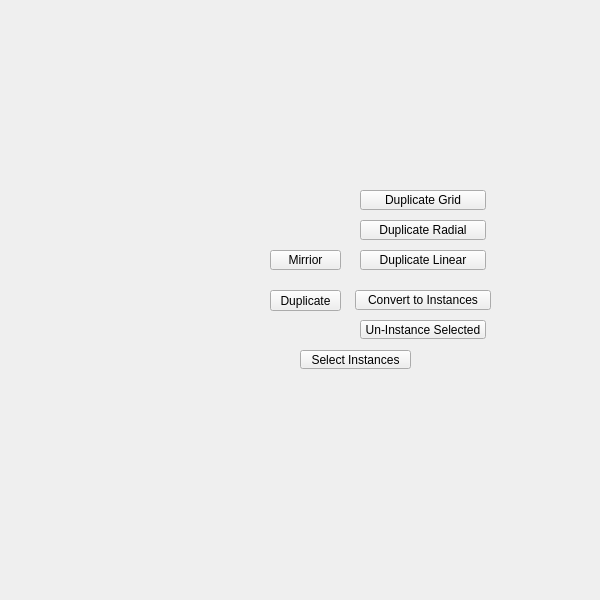
<?xml version="1.0" encoding="UTF-8"?>
<ui version="4.0">
 <class>QtUi</class>
 <widget class="QMainWindow" name="QtUi">
  <property name="enabled">
   <bool>true</bool>
  </property>
  <property name="geometry">
   <rect>
    <x>0</x>
    <y>0</y>
    <width>600</width>
    <height>600</height>
   </rect>
  </property>
  <property name="sizePolicy">
   <sizepolicy hsizetype="Ignored" vsizetype="Ignored">
    <horstretch>0</horstretch>
    <verstretch>0</verstretch>
   </sizepolicy>
  </property>
  <property name="minimumSize">
   <size>
    <width>0</width>
    <height>0</height>
   </size>
  </property>
  <property name="maximumSize">
   <size>
    <width>600</width>
    <height>600</height>
   </size>
  </property>
  <property name="toolButtonStyle">
   <enum>Qt::ToolButtonIconOnly</enum>
  </property>
  <property name="tabShape">
   <enum>QTabWidget::Triangular</enum>
  </property>
  <property name="dockNestingEnabled">
   <bool>true</bool>
  </property>
  <property name="dockOptions">
   <set>QMainWindow::AllowNestedDocks|QMainWindow::AllowTabbedDocks|QMainWindow::AnimatedDocks|QMainWindow::ForceTabbedDocks</set>
  </property>
  <widget class="QWidget" name="widget">
   <property name="sizePolicy">
    <sizepolicy hsizetype="Ignored" vsizetype="Ignored">
     <horstretch>0</horstretch>
     <verstretch>0</verstretch>
    </sizepolicy>
   </property>
   <widget class="QPushButton" name="i025">
    <property name="geometry">
     <rect>
      <x>270</x>
      <y>290</y>
      <width>71</width>
      <height>21</height>
     </rect>
    </property>
    <property name="minimumSize">
     <size>
      <width>0</width>
      <height>21</height>
     </size>
    </property>
    <property name="maximumSize">
     <size>
      <width>16777215</width>
      <height>21</height>
     </size>
    </property>
    <property name="accessibleName">
     <string>duplicate</string>
    </property>
    <property name="text">
     <string>Duplicate</string>
    </property>
   </widget>
   <widget class="PushButton" name="tb001">
    <property name="geometry">
     <rect>
      <x>300</x>
      <y>350</y>
      <width>111</width>
      <height>19</height>
     </rect>
    </property>
    <property name="maximumSize">
     <size>
      <width>999</width>
      <height>19</height>
     </size>
    </property>
    <property name="toolTip">
     <string>&lt;html&gt;&lt;head/&gt;&lt;body&gt;&lt;p&gt;Select objects that are an instance of the current selection.&lt;/p&gt;&lt;p&gt;If no user selection exists, function will select all instanced objects in the scene.&lt;/p&gt;&lt;/body&gt;&lt;/html&gt;</string>
    </property>
    <property name="text">
     <string>Select Instances</string>
    </property>
    <property name="iconSize">
     <size>
      <width>18</width>
      <height>18</height>
     </size>
    </property>
    <property name="autoDefault">
     <bool>false</bool>
    </property>
    <property name="default">
     <bool>false</bool>
    </property>
    <property name="flat">
     <bool>false</bool>
    </property>
    <property name="bnabled" stdset="0">
     <bool>true</bool>
    </property>
   </widget>
   <widget class="QPushButton" name="b005">
    <property name="geometry">
     <rect>
      <x>360</x>
      <y>320</y>
      <width>126</width>
      <height>19</height>
     </rect>
    </property>
    <property name="maximumSize">
     <size>
      <width>999</width>
      <height>19</height>
     </size>
    </property>
    <property name="toolTip">
     <string>Uninstance selected objects. (no selection is needed for 'all' flag)</string>
    </property>
    <property name="text">
     <string>Un-Instance Selected</string>
    </property>
    <property name="iconSize">
     <size>
      <width>18</width>
      <height>18</height>
     </size>
    </property>
    <property name="autoDefault">
     <bool>false</bool>
    </property>
    <property name="default">
     <bool>false</bool>
    </property>
    <property name="flat">
     <bool>false</bool>
    </property>
    <property name="bnabled" stdset="0">
     <bool>true</bool>
    </property>
   </widget>
   <widget class="PushButton" name="tb000">
    <property name="geometry">
     <rect>
      <x>355</x>
      <y>290</y>
      <width>136</width>
      <height>20</height>
     </rect>
    </property>
    <property name="minimumSize">
     <size>
      <width>0</width>
      <height>20</height>
     </size>
    </property>
    <property name="maximumSize">
     <size>
      <width>999</width>
      <height>20</height>
     </size>
    </property>
    <property name="toolTip">
     <string>&lt;html&gt;&lt;head/&gt;&lt;body&gt;&lt;p&gt;The first selected object will be instanced across all other selected objects.&lt;/p&gt;&lt;/body&gt;&lt;/html&gt;</string>
    </property>
    <property name="text">
     <string>Convert to Instances</string>
    </property>
    <property name="iconSize">
     <size>
      <width>18</width>
      <height>18</height>
     </size>
    </property>
    <property name="autoDefault">
     <bool>false</bool>
    </property>
    <property name="default">
     <bool>false</bool>
    </property>
    <property name="flat">
     <bool>false</bool>
    </property>
    <property name="bnabled" stdset="0">
     <bool>true</bool>
    </property>
   </widget>
   <widget class="QPushButton" name="b006">
    <property name="geometry">
     <rect>
      <x>360</x>
      <y>250</y>
      <width>126</width>
      <height>20</height>
     </rect>
    </property>
    <property name="minimumSize">
     <size>
      <width>0</width>
      <height>20</height>
     </size>
    </property>
    <property name="maximumSize">
     <size>
      <width>16777215</width>
      <height>20</height>
     </size>
    </property>
    <property name="toolTip">
     <string>&lt;html&gt;&lt;head/&gt;&lt;body&gt;&lt;p&gt;Duplicate: Create a linear array.&lt;/p&gt;&lt;/body&gt;&lt;/html&gt;</string>
    </property>
    <property name="text">
     <string>Duplicate Linear</string>
    </property>
    <property name="iconSize">
     <size>
      <width>18</width>
      <height>18</height>
     </size>
    </property>
    <property name="autoDefault">
     <bool>false</bool>
    </property>
    <property name="default">
     <bool>false</bool>
    </property>
    <property name="flat">
     <bool>false</bool>
    </property>
    <property name="bnabled" stdset="0">
     <bool>true</bool>
    </property>
   </widget>
   <widget class="QPushButton" name="b008">
    <property name="geometry">
     <rect>
      <x>360</x>
      <y>190</y>
      <width>126</width>
      <height>20</height>
     </rect>
    </property>
    <property name="minimumSize">
     <size>
      <width>0</width>
      <height>20</height>
     </size>
    </property>
    <property name="maximumSize">
     <size>
      <width>16777215</width>
      <height>20</height>
     </size>
    </property>
    <property name="toolTip">
     <string>&lt;html&gt;&lt;head/&gt;&lt;body&gt;&lt;p&gt;Duplicate: Create a grid array.&lt;/p&gt;&lt;/body&gt;&lt;/html&gt;</string>
    </property>
    <property name="text">
     <string>Duplicate Grid</string>
    </property>
    <property name="iconSize">
     <size>
      <width>18</width>
      <height>18</height>
     </size>
    </property>
    <property name="autoDefault">
     <bool>false</bool>
    </property>
    <property name="default">
     <bool>false</bool>
    </property>
    <property name="flat">
     <bool>false</bool>
    </property>
    <property name="bnabled" stdset="0">
     <bool>true</bool>
    </property>
   </widget>
   <widget class="QPushButton" name="b007">
    <property name="geometry">
     <rect>
      <x>360</x>
      <y>220</y>
      <width>126</width>
      <height>20</height>
     </rect>
    </property>
    <property name="minimumSize">
     <size>
      <width>0</width>
      <height>20</height>
     </size>
    </property>
    <property name="maximumSize">
     <size>
      <width>16777215</width>
      <height>20</height>
     </size>
    </property>
    <property name="toolTip">
     <string>&lt;html&gt;&lt;head/&gt;&lt;body&gt;&lt;p&gt;Radial Array: Create a radial array.&lt;/p&gt;&lt;/body&gt;&lt;/html&gt;</string>
    </property>
    <property name="text">
     <string>Duplicate Radial</string>
    </property>
    <property name="iconSize">
     <size>
      <width>18</width>
      <height>18</height>
     </size>
    </property>
    <property name="autoDefault">
     <bool>false</bool>
    </property>
    <property name="default">
     <bool>false</bool>
    </property>
    <property name="flat">
     <bool>false</bool>
    </property>
    <property name="bnabled" stdset="0">
     <bool>true</bool>
    </property>
   </widget>
   <widget class="QPushButton" name="b000">
    <property name="geometry">
     <rect>
      <x>270</x>
      <y>250</y>
      <width>71</width>
      <height>20</height>
     </rect>
    </property>
    <property name="minimumSize">
     <size>
      <width>0</width>
      <height>20</height>
     </size>
    </property>
    <property name="maximumSize">
     <size>
      <width>16777215</width>
      <height>20</height>
     </size>
    </property>
    <property name="toolTip">
     <string>&lt;html&gt;&lt;head/&gt;&lt;body&gt;&lt;p&gt;&lt;br/&gt;&lt;/p&gt;&lt;/body&gt;&lt;/html&gt;</string>
    </property>
    <property name="text">
     <string>Mirrior</string>
    </property>
    <property name="iconSize">
     <size>
      <width>18</width>
      <height>18</height>
     </size>
    </property>
    <property name="autoDefault">
     <bool>false</bool>
    </property>
    <property name="default">
     <bool>false</bool>
    </property>
    <property name="flat">
     <bool>false</bool>
    </property>
    <property name="bnabled" stdset="0">
     <bool>true</bool>
    </property>
   </widget>
  </widget>
 </widget>
 <customwidgets>
  <customwidget>
   <class>PushButton</class>
   <extends>QPushButton</extends>
   <header>widgets.pushbutton.h</header>
  </customwidget>
 </customwidgets>
 <resources/>
 <connections/>
 <designerdata>
  <property name="gridDeltaX">
   <number>5</number>
  </property>
  <property name="gridDeltaY">
   <number>10</number>
  </property>
  <property name="gridSnapX">
   <bool>true</bool>
  </property>
  <property name="gridSnapY">
   <bool>true</bool>
  </property>
  <property name="gridVisible">
   <bool>true</bool>
  </property>
 </designerdata>
</ui>
